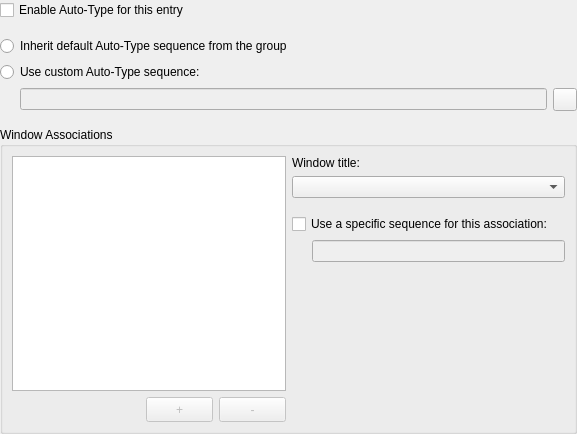
<?xml version="1.0" encoding="UTF-8"?>
<ui version="4.0">
 <class>EditEntryWidgetAutoType</class>
 <widget class="QWidget" name="EditEntryWidgetAutoType">
  <property name="geometry">
   <rect>
    <x>0</x>
    <y>0</y>
    <width>577</width>
    <height>434</height>
   </rect>
  </property>
  <layout class="QVBoxLayout" name="verticalLayout_2">
   <property name="leftMargin">
    <number>0</number>
   </property>
   <property name="topMargin">
    <number>0</number>
   </property>
   <property name="rightMargin">
    <number>0</number>
   </property>
   <property name="bottomMargin">
    <number>0</number>
   </property>
   <item>
    <widget class="QCheckBox" name="enableButton">
     <property name="text">
      <string>Enable Auto-Type for this entry</string>
     </property>
    </widget>
   </item>
   <item>
    <spacer name="verticalSpacer_2">
     <property name="orientation">
      <enum>Qt::Vertical</enum>
     </property>
     <property name="sizeType">
      <enum>QSizePolicy::Fixed</enum>
     </property>
     <property name="sizeHint" stdset="0">
      <size>
       <width>1</width>
       <height>10</height>
      </size>
     </property>
    </spacer>
   </item>
   <item>
    <widget class="QRadioButton" name="inheritSequenceButton">
     <property name="text">
      <string>Inherit default Auto-Type sequence from the group</string>
     </property>
    </widget>
   </item>
   <item>
    <widget class="QRadioButton" name="customSequenceButton">
     <property name="text">
      <string>Use custom Auto-Type sequence:</string>
     </property>
    </widget>
   </item>
   <item>
    <layout class="QHBoxLayout" name="horizontalLayout">
     <item>
      <spacer name="horizontalSpacer">
       <property name="orientation">
        <enum>Qt::Horizontal</enum>
       </property>
       <property name="sizeType">
        <enum>QSizePolicy::Fixed</enum>
       </property>
       <property name="sizeHint" stdset="0">
        <size>
         <width>20</width>
         <height>1</height>
        </size>
       </property>
      </spacer>
     </item>
     <item>
      <widget class="QLineEdit" name="sequenceEdit">
       <property name="enabled">
        <bool>false</bool>
       </property>
       <property name="accessibleName">
        <string>Custom Auto-Type sequence</string>
       </property>
      </widget>
     </item>
     <item>
      <widget class="QToolButton" name="openHelpButton">
       <property name="toolTip">
        <string>Open Auto-Type help webpage</string>
       </property>
       <property name="accessibleName">
        <string>Open Auto-Type help webpage</string>
       </property>
       <property name="text">
        <string/>
       </property>
      </widget>
     </item>
    </layout>
   </item>
   <item>
    <spacer name="verticalSpacer_4">
     <property name="orientation">
      <enum>Qt::Vertical</enum>
     </property>
     <property name="sizeType">
      <enum>QSizePolicy::Fixed</enum>
     </property>
     <property name="sizeHint" stdset="0">
      <size>
       <width>20</width>
       <height>10</height>
      </size>
     </property>
    </spacer>
   </item>
   <item>
    <widget class="QGroupBox" name="windowsBox">
     <property name="title">
      <string>Window Associations</string>
     </property>
     <layout class="QHBoxLayout" name="horizontalLayout_5">
      <item>
       <layout class="QVBoxLayout" name="verticalLayout_3">
        <item>
         <widget class="QTreeView" name="assocView">
          <property name="accessibleName">
           <string>Existing window associations</string>
          </property>
          <property name="tabKeyNavigation">
           <bool>false</bool>
          </property>
          <property name="rootIsDecorated">
           <bool>false</bool>
          </property>
          <property name="uniformRowHeights">
           <bool>true</bool>
          </property>
          <property name="sortingEnabled">
           <bool>false</bool>
          </property>
          <attribute name="headerVisible">
           <bool>false</bool>
          </attribute>
         </widget>
        </item>
        <item>
         <layout class="QHBoxLayout" name="horizontalLayout_4" stretch="2,1,1">
          <item>
           <spacer name="horizontalSpacer_3">
            <property name="orientation">
             <enum>Qt::Horizontal</enum>
            </property>
            <property name="sizeHint" stdset="0">
             <size>
              <width>40</width>
              <height>20</height>
             </size>
            </property>
           </spacer>
          </item>
          <item>
           <widget class="QToolButton" name="assocAddButton">
            <property name="enabled">
             <bool>false</bool>
            </property>
            <property name="sizePolicy">
             <sizepolicy hsizetype="Preferred" vsizetype="Preferred">
              <horstretch>0</horstretch>
              <verstretch>0</verstretch>
             </sizepolicy>
            </property>
            <property name="minimumSize">
             <size>
              <width>0</width>
              <height>25</height>
             </size>
            </property>
            <property name="toolTip">
             <string>Add new window association</string>
            </property>
            <property name="accessibleName">
             <string>Add new window association</string>
            </property>
            <property name="text">
             <string comment="Add item">+</string>
            </property>
           </widget>
          </item>
          <item>
           <widget class="QToolButton" name="assocRemoveButton">
            <property name="enabled">
             <bool>false</bool>
            </property>
            <property name="sizePolicy">
             <sizepolicy hsizetype="Preferred" vsizetype="Preferred">
              <horstretch>0</horstretch>
              <verstretch>0</verstretch>
             </sizepolicy>
            </property>
            <property name="minimumSize">
             <size>
              <width>0</width>
              <height>25</height>
             </size>
            </property>
            <property name="toolTip">
             <string>Remove selected window association</string>
            </property>
            <property name="accessibleName">
             <string>Remove selected window association</string>
            </property>
            <property name="text">
             <string comment="Remove item">-</string>
            </property>
           </widget>
          </item>
         </layout>
        </item>
       </layout>
      </item>
      <item>
       <layout class="QVBoxLayout" name="verticalLayout">
        <item>
         <widget class="QLabel" name="windowTitleLabel">
          <property name="text">
           <string>Window title:</string>
          </property>
         </widget>
        </item>
        <item>
         <widget class="WindowSelectComboBox" name="windowTitleCombo">
          <property name="toolTip">
           <string>You can use an asterisk (*) to match everything</string>
          </property>
          <property name="accessibleName">
           <string>Set the window association title</string>
          </property>
          <property name="accessibleDescription">
           <string>You can use an asterisk to match everything</string>
          </property>
         </widget>
        </item>
        <item>
         <spacer name="verticalSpacer_3">
          <property name="orientation">
           <enum>Qt::Vertical</enum>
          </property>
          <property name="sizeType">
           <enum>QSizePolicy::Fixed</enum>
          </property>
          <property name="sizeHint" stdset="0">
           <size>
            <width>1</width>
            <height>10</height>
           </size>
          </property>
         </spacer>
        </item>
        <item>
         <widget class="QCheckBox" name="customWindowSequenceButton">
          <property name="text">
           <string>Use a specific sequence for this association:</string>
          </property>
         </widget>
        </item>
        <item>
         <layout class="QHBoxLayout" name="horizontalLayout_2">
          <item>
           <spacer name="horizontalSpacer_2">
            <property name="orientation">
             <enum>Qt::Horizontal</enum>
            </property>
            <property name="sizeType">
             <enum>QSizePolicy::Fixed</enum>
            </property>
            <property name="sizeHint" stdset="0">
             <size>
              <width>20</width>
              <height>1</height>
             </size>
            </property>
           </spacer>
          </item>
          <item>
           <widget class="QLineEdit" name="windowSequenceEdit">
            <property name="enabled">
             <bool>false</bool>
            </property>
            <property name="accessibleName">
             <string>Custom Auto-Type sequence for this window</string>
            </property>
           </widget>
          </item>
         </layout>
        </item>
        <item>
         <spacer name="verticalSpacer">
          <property name="orientation">
           <enum>Qt::Vertical</enum>
          </property>
          <property name="sizeHint" stdset="0">
           <size>
            <width>20</width>
            <height>40</height>
           </size>
          </property>
         </spacer>
        </item>
       </layout>
      </item>
     </layout>
    </widget>
   </item>
  </layout>
 </widget>
 <customwidgets>
  <customwidget>
   <class>WindowSelectComboBox</class>
   <extends>QComboBox</extends>
   <header>autotype/WindowSelectComboBox.h</header>
  </customwidget>
 </customwidgets>
 <tabstops>
  <tabstop>enableButton</tabstop>
  <tabstop>inheritSequenceButton</tabstop>
  <tabstop>customSequenceButton</tabstop>
  <tabstop>sequenceEdit</tabstop>
  <tabstop>openHelpButton</tabstop>
  <tabstop>assocView</tabstop>
  <tabstop>windowTitleCombo</tabstop>
  <tabstop>customWindowSequenceButton</tabstop>
  <tabstop>windowSequenceEdit</tabstop>
  <tabstop>assocAddButton</tabstop>
  <tabstop>assocRemoveButton</tabstop>
 </tabstops>
 <resources/>
 <connections/>
</ui>
